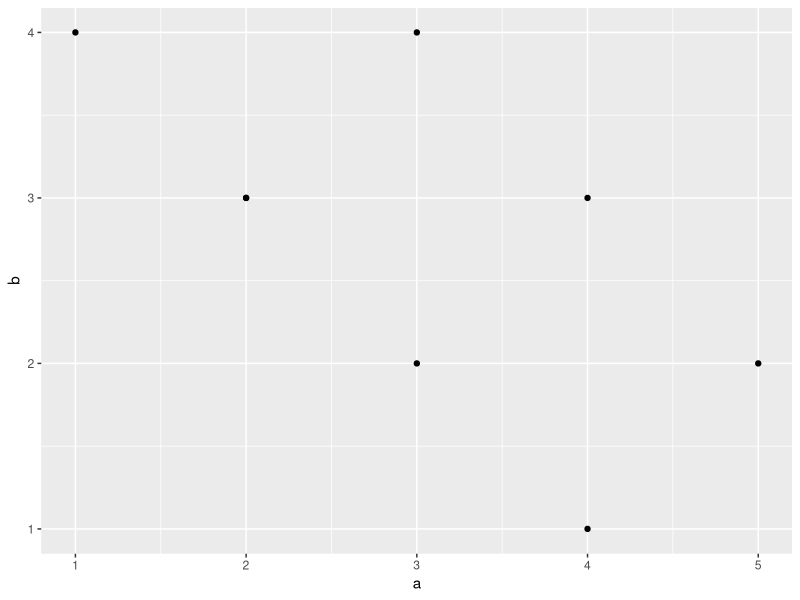
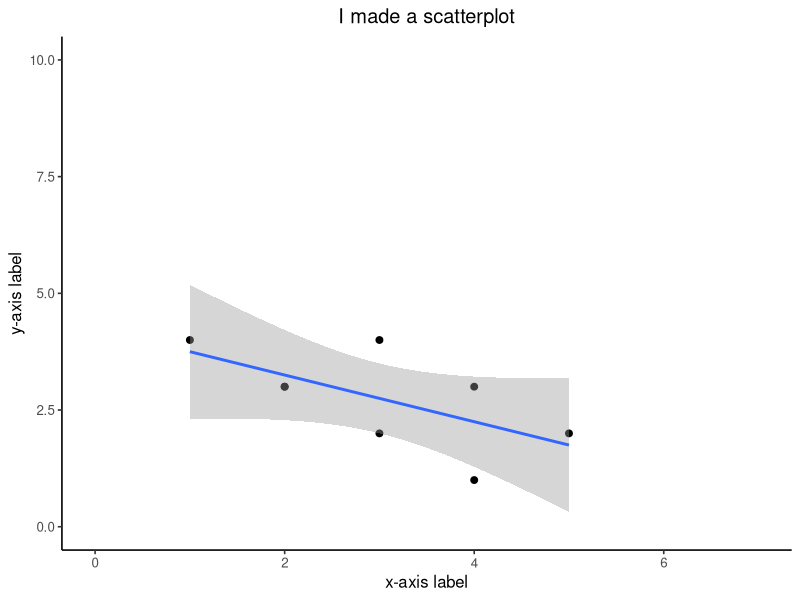
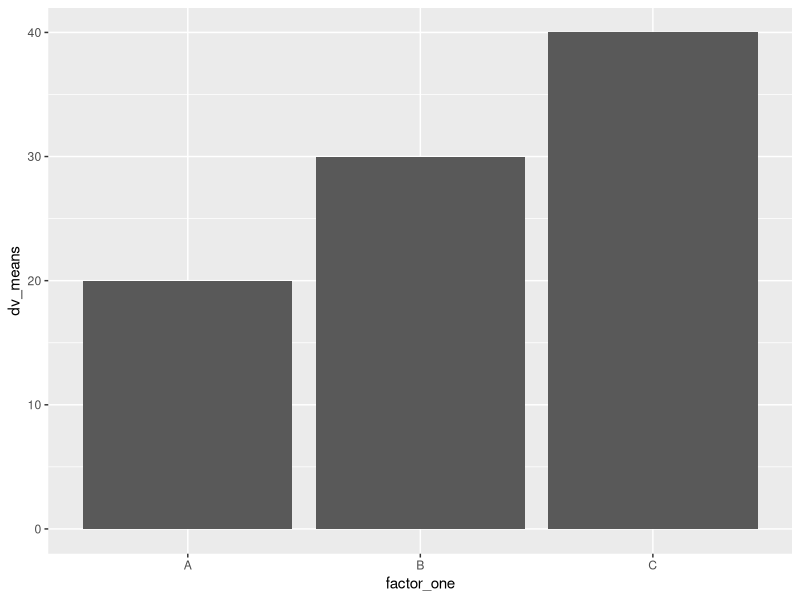
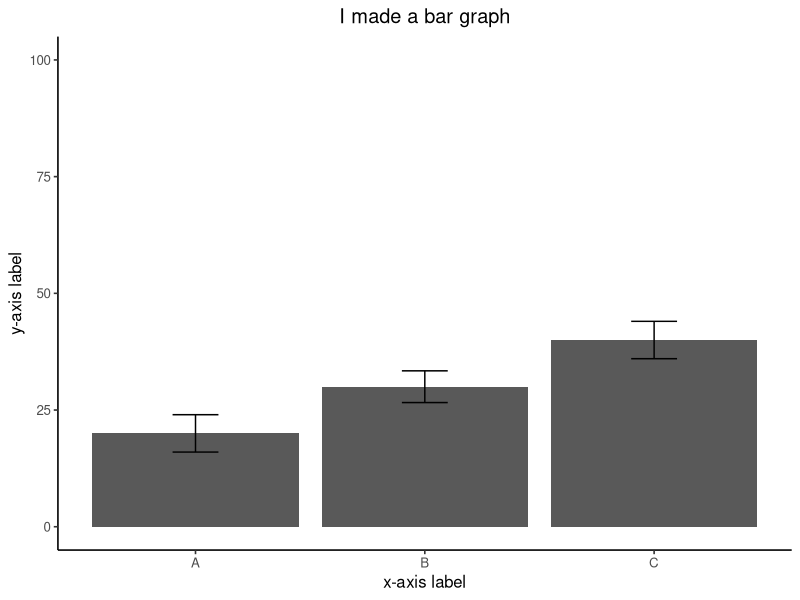
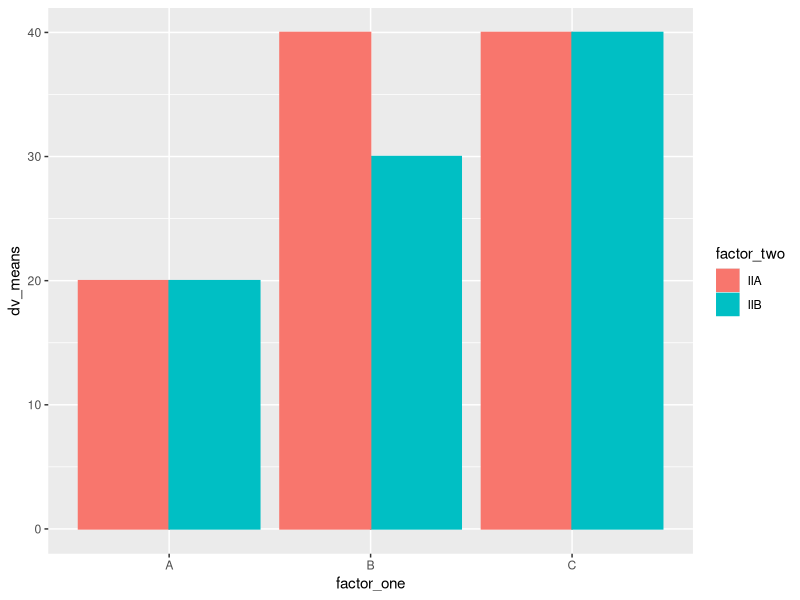
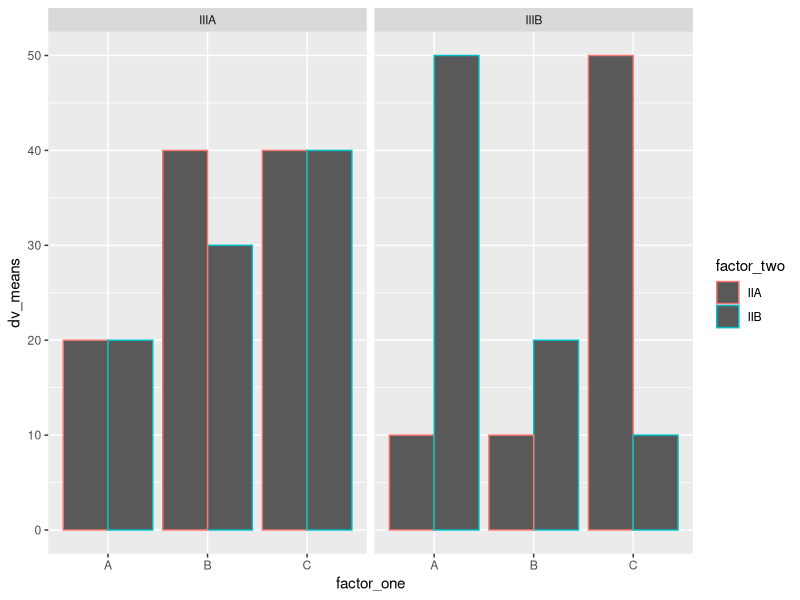

R code for these plots, in order:
## ---- chunk 1
knitr::opts_chunk$set(message=FALSE,warning=FALSE, cache=TRUE)
## ---- chunk 2
name_of_function <- function(input){
  #body of code 
  return(output)
}
## ---- chunk 3
add_one <-function(x){
  return(x+1)
}

add_one(6)
## ---- chunk 4
sample(1:6,1) #using an instinsic to do that same thing a function will do 

roll_dice <- function(){
  return(sample(1:6,1))
}

#This function does the same thing as the instrinsic 
## ---- chunk 5
library(ggplot2)
## ---- chunk 6
a <- data.frame()
## ---- chunk 7
Names <- c("Peter", "Paul", "Mary", NA)
Ages <- c(1000,1200,100,50)
Sex <- c("M", "M", "F", NA)


my_dataframe <- data.frame(Names,
                           Ages,
                           Sex)
#data does not need to be stacked as above, but it eases in reading 
#you are adding on new columns as you add information within the parenthesis 
## ---- chunk 8
# Create dataframe
a <- c(1,2,3,2,3,4,5,4)
b <- c(4,3,4,3,2,1,2,3)
plot_df <- data.frame(a,b)

# basic scatterplot
ggplot(plot_df, aes(x=a,y=b))+
  geom_point()
## ---- chunk 9
# customize, add regression line
ggplot(plot_df, aes(x=a,y=b))+
  geom_point(size=2)+
  #adds points, which you can change the size of by selecting size
  geom_smooth(method=lm)+
  #adds linear regression 
  coord_cartesian(xlim=c(0,7),ylim=c(0,10))+
  #controls the range, specifically setting x and y limits 
  xlab("x-axis label")+
  ylab("y-axis label")+
  #changes the x and y axis labels 
  ggtitle("I made a scatterplot")+
  #adds a title 
  theme_classic(base_size=12)+
  #getting rid of the gray background, makes it a classic white background. base size is the size of the font on the graph
  theme(plot.title = element_text(hjust = 0.5))
#default title is left sided. this command centers the title 
## ---- chunk 10
#Create a dataframe
factor_one <- as.factor(c("A","B","C"))
dv_means <- c(20,30,40)
dv_SEs   <- c(4,3.4,4)
plot_df <- data.frame(factor_one,
                      dv_means,
                      dv_SEs)

# basic bar graph

ggplot(plot_df, aes(x=factor_one,y=dv_means))+
  geom_bar(stat="identity")
#aes: you can designate what you want to go across the x and y axis 
#geom_bar adds the bars to the graph "canvas"
#you always start is putting in the data to the graph and designating the axis. Then you are drawing on top the additional formatting (bars, lines points etc)
#stat=identity -> necessary, not running any manipulation
## ---- chunk 11
ggplot(plot_df, aes(x=factor_one,y=dv_means))+
  geom_bar(stat="identity")+
  geom_errorbar(aes(ymin=dv_means-dv_SEs,
                    ymax=dv_means+dv_SEs),
                width=.2)+
  #adds error bars. Must tell what min and max of error bars
  coord_cartesian(ylim=c(0,100))+
  xlab("x-axis label")+
  ylab("y-axis label")+
  ggtitle("I made a bar graph")+
  theme_classic(base_size=12)+
  theme(plot.title = element_text(hjust = 0.5))
## ---- chunk 12
#Create a dataframe
factor_one <- rep(as.factor(c("A","B","C")),2)
factor_two <- rep(as.factor(c("IIA","IIB")),3)
dv_means <- c(20,30,40,20,40,40)
dv_SEs   <- c(4,3.4,4,3,2,4)
plot_df <- data.frame(factor_one,
                      factor_two,
                      dv_means,
                      dv_SEs)

# basic bar graph

ggplot(plot_df, aes(x=factor_one,y=dv_means,
                    group=factor_two,
                    color=factor_two,
                    fill=factor_two))+
  #aes getings longer. color -> boarder color, but fill -> is color of the bar itself 
  geom_bar(stat="identity", position="dodge")
#position="dodge" makes two smaller bars for each factor instead of the factors on top of each other 
#if you want to change the colors of the bars, do that here
## ---- chunk 13
#Create a dataframe
factor_one <- rep(rep(as.factor(c("A","B","C")),2),2)
factor_two <- rep(rep(as.factor(c("IIA","IIB")),3),2)
factor_three <- rep(as.factor(c("IIIA","IIIB")),each=6)
dv_means <- c(20,30,40,20,40,40,
              10,20,50,50,10,10)
dv_SEs   <- c(4,3.4,4,3,2,4,
              1,2,1,2,3,2)
plot_df <- data.frame(factor_one,
                      factor_two,
                      factor_three,
                      dv_means,
                      dv_SEs)

# basic bar graph

ggplot(plot_df, aes(x=factor_one,y=dv_means,
                    group=factor_two,
                    color=factor_two))+
  geom_bar(stat="identity", position="dodge")+
  facet_wrap(~factor_three)
#this separates the graphs by whatever you tell it to 

## ---- chunk 14
library(dplyr)
## ---- chunk 15
starwars
## ---- chunk 16
library(dplyr)
